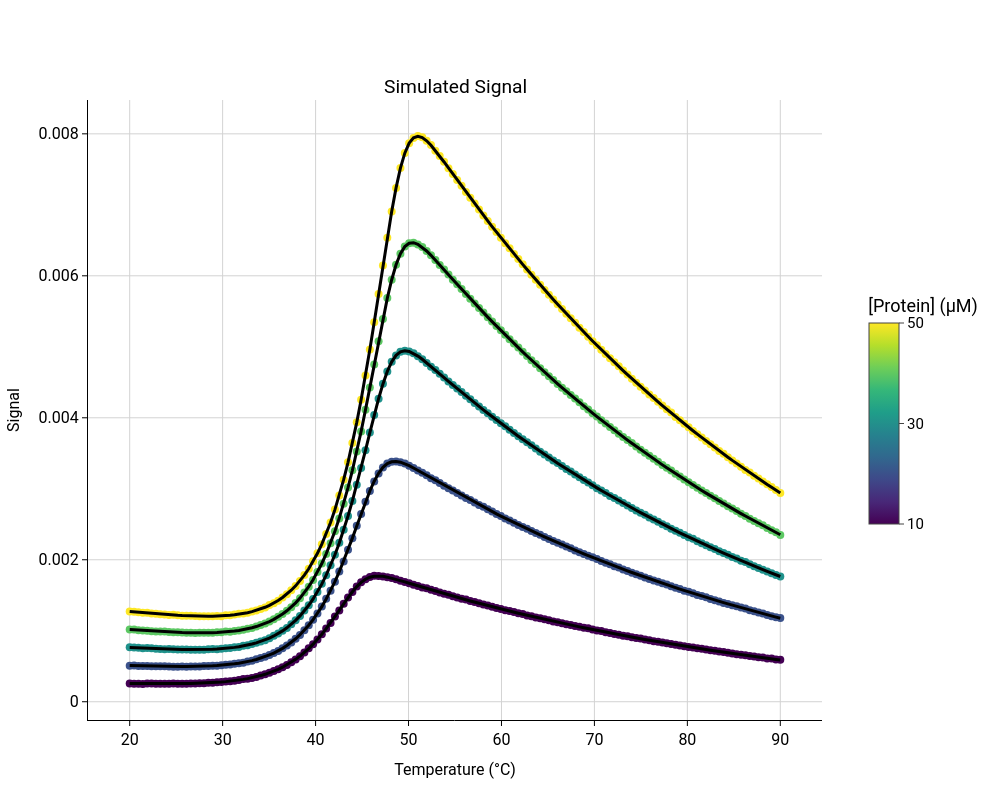

Here is the notebook cell this chart was saved with:
### Markdown cell above
### Tetramer

### Code cell
pychem_sim = aux_create_pychem_sim_two_state(params,concs, temp_range, model="Tetramer", n_residues=80, rng_seed=RNG_SEED)

pychem_sim.fit_thermal_unfolding_global()
pychem_sim.fit_thermal_unfolding_global_global()
pychem_sim.fit_thermal_unfolding_global_global_global(model_scale_factor=True)

plot_unfolding(pychem_sim)

### Figure 1 — Plotly figure (JSON) as saved in the notebook; plotly's stock layout.template omitted (floating-point values rounded to 4 significant figures; data arrays with more than 128 entries replaced by an {"elided": "..."} marker saying what was removed)
{"data": [{"marker": {"color": "#440154", "size": 8}, "mode": "markers", "name": "10.00 μM", "showlegend": false, "type": "scatter", "x": {"elided": "150 float values"}, "xaxis": "x", "y": {"elided": "150 float values"}, "yaxis": "y"}, {"hoverinfo": "skip", "line": {"color": "black", "width": 3}, "mode": "lines", "showlegend": false, "type": "scatter", "x": {"elided": "150 float values"}, "xaxis": "x", "y": {"elided": "150 float values"}, "yaxis": "y"}, {"marker": {"color": "#3b528b", "size": 8}, "mode": "markers", "name": "20.00 μM", "showlegend": false, "type": "scatter", "x": {"elided": "150 float values"}, "xaxis": "x", "y": {"elided": "150 float values"}, "yaxis": "y"}, {"hoverinfo": "skip", "line": {"color": "black", "width": 3}, "mode": "lines", "showlegend": false, "type": "scatter", "x": {"elided": "150 float values"}, "xaxis": "x", "y": {"elided": "150 float values"}, "yaxis": "y"}, {"marker": {"color": "#20928c", "size": 8}, "mode": "markers", "name": "30.00 μM", "showlegend": false, "type": "scatter", "x": {"elided": "150 float values"}, "xaxis": "x", "y": {"elided": "150 float values"}, "yaxis": "y"}, {"hoverinfo": "skip", "line": {"color": "black", "width": 3}, "mode": "lines", "showlegend": false, "type": "scatter", "x": {"elided": "150 float values"}, "xaxis": "x", "y": {"elided": "150 float values"}, "yaxis": "y"}, {"marker": {"color": "#5cc863", "size": 8}, "mode": "markers", "name": "40.00 μM", "showlegend": false, "type": "scatter", "x": {"elided": "150 float values"}, "xaxis": "x", "y": {"elided": "150 float values"}, "yaxis": "y"}, {"hoverinfo": "skip", "line": {"color": "black", "width": 3}, "mode": "lines", "showlegend": false, "type": "scatter", "x": {"elided": "150 float values"}, "xaxis": "x", "y": {"elided": "150 float values"}, "yaxis": "y"}, {"marker": {"color": "#fde725", "size": 8}, "mode": "markers", "name": "50.00 μM", "showlegend": false, "type": "scatter", "x": {"elided": "150 float values"}, "xaxis": "x", "y": {"elided": "150 float values"}, "yaxis": "y"}, {"hoverinfo": "skip", "line": {"color": "black", "width": 3}, "mode": "lines", "showlegend": false, "type": "scatter", "x": {"elided": "150 float values"}, "xaxis": "x", "y": {"elided": "150 float values"}, "yaxis": "y"}, {"hoverinfo": "skip", "marker": {"cmax": 50.0, "cmin": 10.0, "colorbar": {"len": 0.4, "orientation": "v", "outlinewidth": 1, "tickfont": {"size": 15}, "ticks": "outside", "ticktext": ["10", "30", "50"], "tickvals": [10.0, 30.0, 50.0], "title": {"text": "[Protein] (μM)"}, "x": 1.05, "xanchor": "left", "y": 0.5, "yanchor": "middle"}, "colorscale": [[0, "#440154"], [0.1111, "#482878"], [0.2222, "#3e4989"], [0.3333, "#31688e"], [0.4444, "#26828e"], [0.5556, "#1f9e89"], [0.6667, "#35b779"], [0.7778, "#6ece58"], [0.8889, "#b5de2b"], [1, "#fde725"]]}, "mode": "markers", "showlegend": false, "type": "scatter", "x": [null], "xaxis": "x", "y": [null], "yaxis": "y"}], "layout": {"annotations": [{"font": {"size": 19.2}, "showarrow": false, "text": "Simulated Signal", "x": 0.5, "xanchor": "center", "xref": "paper", "y": 1, "yanchor": "bottom", "yref": "paper"}], "font": {"color": "black", "family": "Roboto"}, "height": 800, "legend": {"font": {"size": 15}}, "paper_bgcolor": "white", "plot_bgcolor": "white", "width": 1000, "xaxis": {"anchor": "y", "domain": [0, 1], "gridcolor": "lightgray", "gridwidth": 1, "linecolor": "black", "linewidth": 1, "showgrid": true, "showline": true, "tickcolor": "black", "tickfont": {"size": 16}, "ticklen": 5, "ticks": "outside", "tickwidth": 1, "title": {"font": {"size": 16}, "text": "Temperature (°C)"}, "zeroline": false}, "yaxis": {"anchor": "x", "domain": [0, 1], "gridcolor": "lightgray", "gridwidth": 1, "linecolor": "black", "linewidth": 1, "nticks": 5, "showgrid": true, "showline": true, "tickcolor": "black", "tickfont": {"size": 16}, "ticklen": 5, "ticks": "outside", "tickwidth": 1, "title": {"font": {"size": 16}, "text": "Signal"}, "zeroline": false}}}
